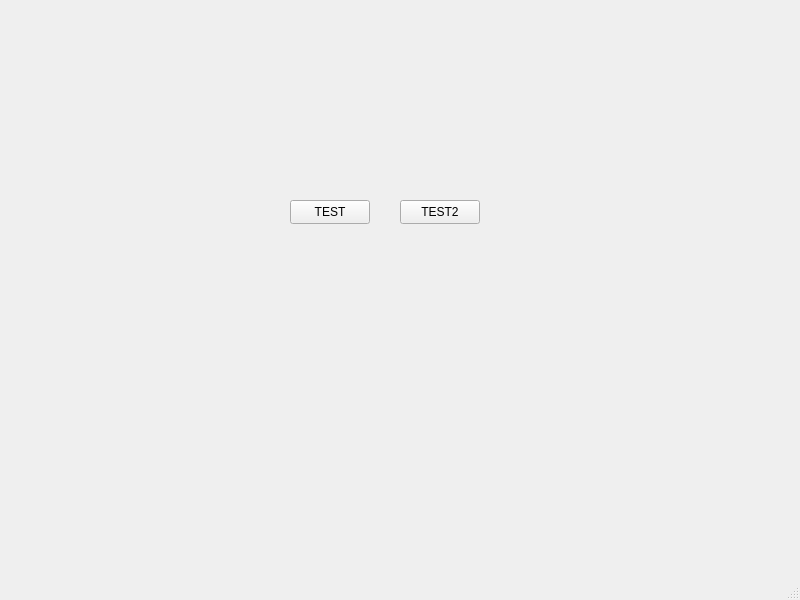
<?xml version="1.0" encoding="UTF-8"?>
<ui version="4.0">
 <class>MainWindow</class>
 <widget class="QMainWindow" name="MainWindow">
  <property name="geometry">
   <rect>
    <x>0</x>
    <y>0</y>
    <width>800</width>
    <height>600</height>
   </rect>
  </property>
  <property name="windowTitle">
   <string>MainWindow</string>
  </property>
  <widget class="QWidget" name="centralwidget">
   <widget class="QPushButton" name="pushButton">
    <property name="geometry">
     <rect>
      <x>290</x>
      <y>200</y>
      <width>80</width>
      <height>24</height>
     </rect>
    </property>
    <property name="text">
     <string>TEST</string>
    </property>
   </widget>
   <widget class="QPushButton" name="pushButton_2">
    <property name="geometry">
     <rect>
      <x>400</x>
      <y>200</y>
      <width>80</width>
      <height>24</height>
     </rect>
    </property>
    <property name="text">
     <string>TEST2</string>
    </property>
   </widget>
  </widget>
  <widget class="QMenuBar" name="menubar">
   <property name="geometry">
    <rect>
     <x>0</x>
     <y>0</y>
     <width>800</width>
     <height>21</height>
    </rect>
   </property>
  </widget>
  <widget class="QStatusBar" name="statusbar"/>
 </widget>
 <resources/>
 <connections/>
</ui>
